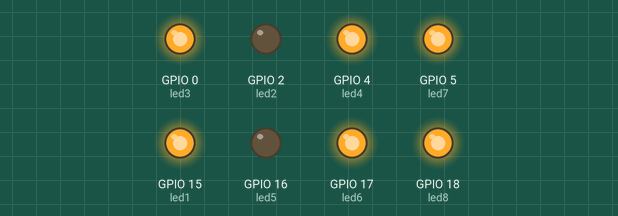
Recording of a program running on a simulated ESP32 board running MicroPython. On the bench: output pins drawn as LEDs (lit = HIGH). At 0.0 s the program stops and its outputs stay as they are.

Above: at 0.1 s.
Timing chart, 0 to 1.5 s (numbered marks = the images above):
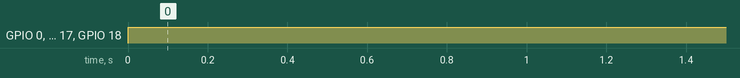

The program:

demo1.py
```python
from machine import Pin
# 设置esp32的GPIO15、2、0引脚为输出模式
led1 = Pin(15, Pin.OUT)
led2 = Pin(2, Pin.OUT)
led3 = Pin(0, Pin.OUT)
led4 = Pin(4, Pin.OUT)
led5 = Pin(16, Pin.OUT)
led6 = Pin(17, Pin.OUT)
led7 = Pin(5, Pin.OUT)
led8 = Pin(18, Pin.OUT)


led1.value(1)  # 高电平
led2.value(0)
led3.value(1)
led4.value(1)  # 高电平
led5.value(0)
led6.value(1)
led7.value(1)  # 高电平
led8.value(1)
```

Measured:
- by itself, GPIO 0 (led3), GPIO 4 (led4), GPIO 5 (led7), GPIO 15 (led1), GPIO 17 (led6), GPIO 18 (led8): LOW → HIGH at 0.00 s
